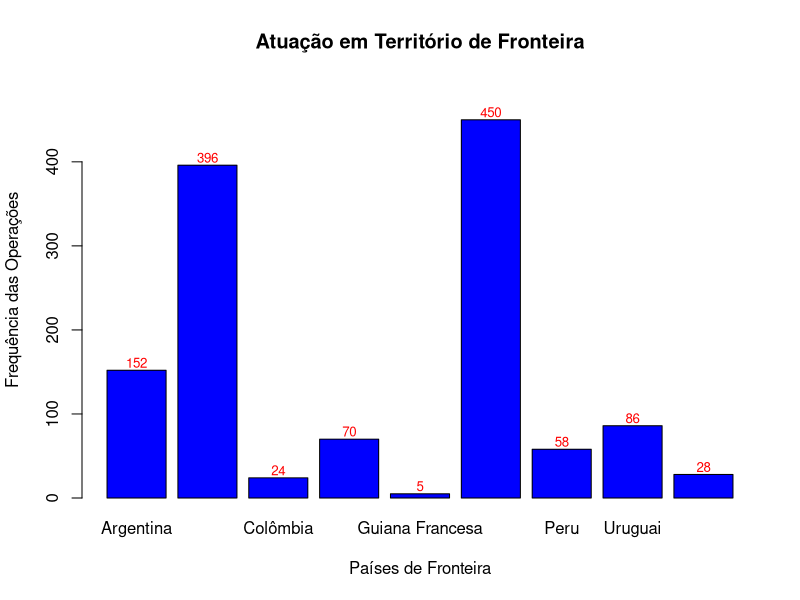

This chart was generated by the following R code:
dados <- read.csv("operacoes.csv")

# Seleciona apenas casos onde há atuação em território de fronteira
fronteira <- trimws(dados$Atuacao.em.Territorio.de.Fronteira)
fronteira <- fronteira[fronteira != ""]

# Criar tabela com contagem para países da fronteira
tabela <- table(fronteira)

# Ajustar limite superior do gráfico para aparecer textos
ylim_max <- max(tabela) * 1.1 

bp <- barplot(tabela, col = "blue", main = "Atuação em Território de Fronteira", 
              xlab = "Países de Fronteira", ylab = "Frequência das Operações", ylim = c(0, ylim_max))

# Adicionar os valores das frequências em cima de cada barra
text(bp, tabela + 9, labels = tabela, cex = 0.8, col="red") 
